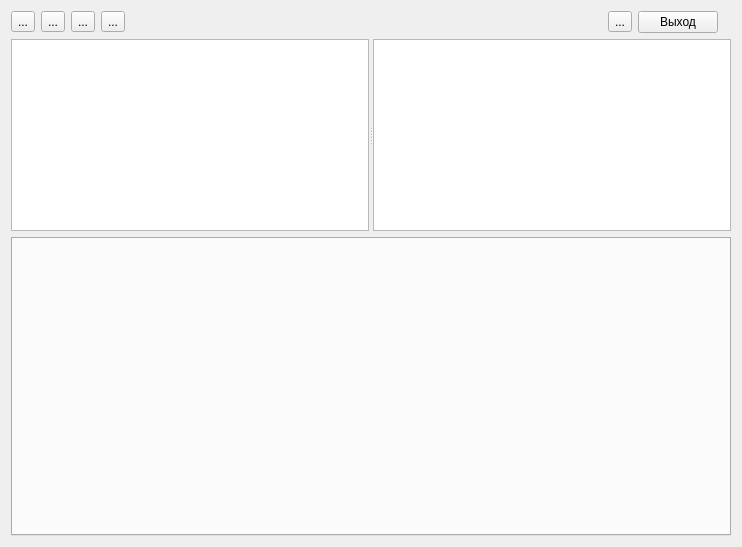
<?xml version="1.0" encoding="UTF-8"?>
<ui version="4.0">
    <class>script_window</class>
    <widget class="QWidget" name="script_window">
        <property name="geometry">
            <rect>
                <x>0</x>
                <y>0</y>
                <width>742</width>
                <height>547</height>
            </rect>
        </property>
        <property name="windowTitle">
            <string>Новый скрипт</string>
        </property>
        <layout class="QGridLayout" name="gridLayout">
            <item row="0" column="0">
                <layout class="QHBoxLayout" name="horizontalLayout">
                    <item>
                        <widget class="QToolButton" name="toolButton_create">
                            <property name="text">
                                <string>...</string>
                            </property>
                            <property name="icon">
                                <iconset resource="qrc.qrc">
                                    <normaloff>:/src/icons8-file-32.png</normaloff>:/src/icons8-file-32.png
                                </iconset>
                            </property>
                            <property name="iconSize">
                                <size>
                                    <width>30</width>
                                    <height>30</height>
                                </size>
                            </property>
                        </widget>
                    </item>
                    <item>
                        <widget class="QToolButton" name="toolButton_open">
                            <property name="text">
                                <string>...</string>
                            </property>
                            <property name="icon">
                                <iconset resource="qrc.qrc">
                                    <normaloff>:/src/icons8-открыть-папку-32.png</normaloff>
                                    :/src/icons8-открыть-папку-32.png
                                </iconset>
                            </property>
                            <property name="iconSize">
                                <size>
                                    <width>30</width>
                                    <height>30</height>
                                </size>
                            </property>
                        </widget>
                    </item>
                    <item>
                        <widget class="QToolButton" name="toolButton_save">
                            <property name="text">
                                <string>...</string>
                            </property>
                            <property name="icon">
                                <iconset resource="qrc.qrc">
                                    <normaloff>:/src/icons8-save-32.png</normaloff>:/src/icons8-save-32.png
                                </iconset>
                            </property>
                            <property name="iconSize">
                                <size>
                                    <width>30</width>
                                    <height>30</height>
                                </size>
                            </property>
                        </widget>
                    </item>
                    <item>
                        <widget class="QToolButton" name="toolButton_runscript">
                            <property name="text">
                                <string>...</string>
                            </property>
                            <property name="icon">
                                <iconset resource="qrc.qrc">
                                    <normaloff>:/src/icons8-воспроизведение-32.png</normaloff>
                                    :/src/icons8-воспроизведение-32.png
                                </iconset>
                            </property>
                            <property name="iconSize">
                                <size>
                                    <width>30</width>
                                    <height>30</height>
                                </size>
                            </property>
                        </widget>
                    </item>
                    <item>
                        <spacer name="horizontalSpacer">
                            <property name="orientation">
                                <enum>Qt::Horizontal</enum>
                            </property>
                            <property name="sizeHint" stdset="0">
                                <size>
                                    <width>248</width>
                                    <height>20</height>
                                </size>
                            </property>
                        </spacer>
                    </item>
                    <item>
                        <widget class="QToolButton" name="toolButton_lightmode">
                            <property name="text">
                                <string>...</string>
                            </property>
                            <property name="icon">
                                <iconset resource="qrc.qrc">
                                    <normaloff>:/src/icons8-солнце-32.png</normaloff>:/src/icons8-солнце-32.png
                                </iconset>
                            </property>
                            <property name="iconSize">
                                <size>
                                    <width>30</width>
                                    <height>30</height>
                                </size>
                            </property>
                        </widget>
                    </item>
                    <item>
                        <widget class="QPushButton" name="pushButton">
                            <property name="text">
                                <string>Выход</string>
                            </property>
                        </widget>
                    </item>
                    <item>
                        <widget class="QLabel" name="label">
                            <property name="text">
                                <string/>
                            </property>
                        </widget>
                    </item>
                </layout>
            </item>
            <item row="1" column="0">
                <layout class="QVBoxLayout" name="verticalLayout">
                    <item>
                        <widget class="QSplitter" name="splitter">
                            <property name="orientation">
                                <enum>Qt::Horizontal</enum>
                            </property>
                            <widget class="QTextEdit" name="textEdit_rows">
                                <property name="font">
                                    <font>
                                        <pointsize>10</pointsize>
                                    </font>
                                </property>
                                <property name="verticalScrollBarPolicy">
                                    <enum>Qt::ScrollBarAlwaysOff</enum>
                                </property>
                                <property name="horizontalScrollBarPolicy">
                                    <enum>Qt::ScrollBarAlwaysOff</enum>
                                </property>
                                <property name="readOnly">
                                    <bool>true</bool>
                                </property>
                            </widget>
                            <widget class="QTextEdit" name="textEdit">
                                <property name="font">
                                    <font>
                                        <pointsize>10</pointsize>
                                    </font>
                                </property>
                            </widget>
                        </widget>
                    </item>
                    <item>
                        <widget class="QTabWidget" name="tabWidget">
                            <property name="currentIndex">
                                <number>-1</number>
                            </property>
                        </widget>
                    </item>
                </layout>
            </item>
        </layout>
    </widget>
    <resources>
        <include location="qrc.qrc"/>
    </resources>
    <connections/>
</ui>
